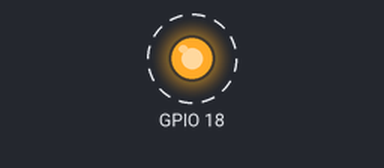
The program below on a simulated Raspberry Pi (BCM pin numbers). Shown: output pins drawn as LEDs (lit = HIGH). Dashed ring = blinking. What the program prints to the terminal is not drawn.

Above: at 0.5 s.
Timing chart, 0 to 4.6 s (numbered marks = the images above):
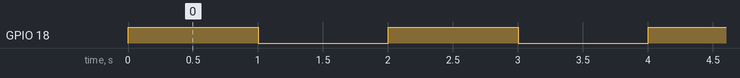

The program:

ObjetoLedGpiozero.py
```python
from  gpiozero import LED
from time import sleep


class Led:
    def __init__(self, pin):
        self.led = LED(pin)
        print(f"[INFO] LED configurado en pin {pin}")

    def encender(self):
        self.led.on()

    def apagar(self):
        self.led.off()

    def parpadear(self, duracion_encendido=1, duracion_apagado=1, repeticiones=None):
        print(f"[INFO] Iniciando parpadeo del LED en pin {self.led.pin.number}")
        if repeticiones is None:
            while True:
                self.encender()
                sleep(duracion_encendido)
                self.apagar()
                sleep(duracion_apagado)
        else:
            for _ in range(repeticiones):
                self.encender()
                sleep(duracion_encendido)
                self.apagar()
                sleep(duracion_apagado)

led = Led(18)
led.parpadear()
```

Measured:
- by itself, GPIO 18: alternates HIGH for 1.0 s and LOW for 1.0 s
